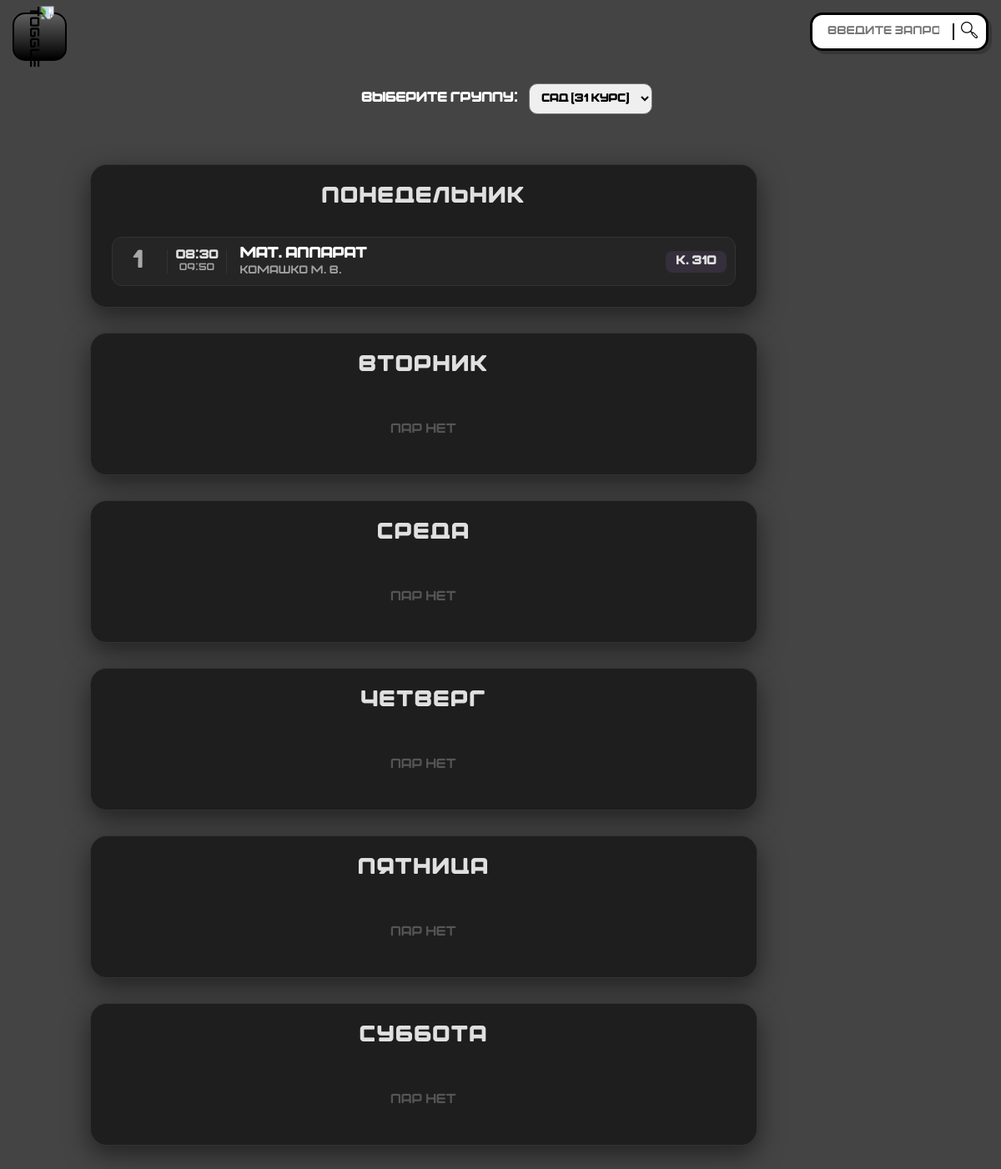
The app's page /shedule/schedule/ (signed in) with its own data.
### apps/Shedule/models.py (models this page shows, shortened)
class Schedule(models.Model):
    WEEKDAYS = [
        (1, "Понедельник"),
        (2, "Вторник"),
        (3, "Среда"),
        (4, "Четверг"),
        (5, "Пятница"),
        (6, "Суббота"),
    ]
    group = models.ForeignKey(Groups, on_delete=models.CASCADE, verbose_name="Группа")
    subject = models.ForeignKey(
        Subject,
        on_delete=models.SET_NULL,
        null=True,
        blank=True,
        verbose_name="Предмет",
    )
    teacher = models.ForeignKey(
        "Accounts.Teacher",
        on_delete=models.SET_NULL,
        null=True,
        blank=True,
        verbose_name="Преподаватель",
        related_name="schedules",
    )
    weekday = models.IntegerField(choices=WEEKDAYS, verbose_name="День недели")
    lesson_time = models.ForeignKey(
        LessonTime,
        on_delete=models.CASCADE,
        verbose_name="Время пары",
    )
    room = models.CharField(max_length=255, verbose_name="Аудитория")
    is_even_week = models.BooleanField(
        null=True,
        blank=True,
        verbose_name="Четная неделя",
        help_text="Если установлено, занятие идет только в четную или нечетную неделю.",
    )
    merged_groups = models.ManyToManyField(
        Groups,
        blank=True,
        related_name="merged_schedules",
        verbose_name="Объединенные группы",
        help_text="Выберите группы, которые также участвуют в этом занятии.",
    )
    class Meta:
        db_table = "schedule"
        verbose_name = "Расписание"
        verbose_name_plural = "Расписания"
        ordering = ["weekday", "lesson_time__lesson_number"]
        constraints = [
            models.UniqueConstraint(
                fields=["group", "weekday", "lesson_time", "is_even_week"],
                name="unique_schedule_slot",
            )
        ]

class LessonTime(models.Model):
    lesson_number = models.CharField(max_length=2, verbose_name="Номер пары")
    start_time = models.TimeField(null=True, blank=True, verbose_name="Начало пары")
    end_time = models.TimeField(null=True, blank=True, verbose_name="Конец пары")
    class Meta:
        db_table = "lesson_time"
        ordering = ["lesson_number"]
        verbose_name = "Время пары"
        verbose_name_plural = "Времена пар"

class Subject(models.Model):
    name = models.CharField(max_length=100, verbose_name="Предмет")
    teacher = models.ForeignKey(
        'Accounts.Teacher',
        on_delete=models.CASCADE,
        related_name='subject_list',
        verbose_name="Преподаватель",
        null=True,
        blank=True
    )
    class Meta:
        verbose_name = "Предмет"
        verbose_name_plural = "Предметы"

### apps/Accounts/models.py (models this page shows, shortened)
class Teacher(models.Model):
    user = models.OneToOneField(
        User,
        on_delete=models.CASCADE,
        related_name="teacher_profile",
        verbose_name="Пользователь",
    )
    surname = models.CharField(max_length=100, blank=True, verbose_name="Фамилия")
    name = models.CharField(max_length=100, blank=True, verbose_name="Имя")
    patronymic = models.CharField(max_length=100, blank=True, verbose_name="Отчество")
    faculty = models.ForeignKey(
        Faculty,
        on_delete=models.SET_NULL,
        null=True,
        blank=True,
        related_name="teachers",
        verbose_name="Факультет / Кафедра",
    )
    department_name = models.CharField(
        max_length=255,
        blank=True,
        null=True,
        verbose_name="Конкретная кафедра",
    )
    is_dean = models.BooleanField(
        default=False,
        verbose_name="Декан",
        help_text="Позволяет редактировать оценки по факультету/отделению.",
    )
    curated_group = models.ForeignKey(
        Groups,
        on_delete=models.SET_NULL,
        null=True,
        blank=True,
        related_name="curator_teacher",
        verbose_name="Куратируемая группа",
    )
    subjects = models.ManyToManyField(
        "Shedule.Subject",
        blank=True,
        null=True,
        related_name="teachers",
        verbose_name="Предметы",
        help_text="Выберите предметы, которые преподаватель ведёт.",
    )
    class Meta:
        db_table = "teachers"
        verbose_name = "Сотрудник"
        verbose_name_plural = "Сотрудники"

### apps/Shedule/views.py (the view)
# urls.py: path("schedule/", views.schedule, name="schedule"),  # Без group_id
@login_required
def schedule(request, group_id=None):
    groups = Groups.objects.all()
    if not group_id and groups.exists():
        selected_group = groups.first()
    elif group_id:
        selected_group = get_object_or_404(Groups, id=group_id)
    else:
        selected_group = None
    schedule_by_day = {}
    if selected_group:
        schedule_qs = Schedule.objects.filter(group=selected_group).select_related("lesson_time", "subject")
        for day_num, day_name in Schedule.WEEKDAYS:
            lessons = schedule_qs.filter(weekday=day_num).order_by("lesson_time__lesson_number")
            schedule_by_day[day_name] = lessons
    return render(
        request,
        "schedule.html",
        {
            "groups": groups,
            "selected_group": selected_group,
            "schedule_by_day": schedule_by_day,
        },
    )

### apps/Accounts/models.py (called while the page is built)
    @property
    def is_academic_office(self):
        return self.system_role and self.system_role.name == "ACADEMIC"

### apps/Shedule/models.py (called while the page is built)
    def __str__(self):
        return self.name

### apps/Shedule/templates/schedule.html (shortened to what this page needs)
{% extends "base.html" %}
{% load static %}
{% block content %}
<link rel="stylesheet" href="{% static 'schedule.css' %}">
<div class="schedule-stack">
    <div class="group-select-container" style="margin-bottom: 30px; text-align: center;">
        <label for="group-select" style="color: white; font-weight: 800; margin-right: 10px;">ВЫБЕРИТЕ ГРУППУ:</label>
        <select id="group-select" style="padding: 10px; border-radius: 10px; font-weight: 800; cursor: pointer;">
            {% for group in groups %}
                <option value="{% url 'schedule_group' group.id %}" {% if selected_group and group.id == selected_group.id %}selected{% endif %}>
                    {{ group.name }} ({{ group.course }} курс)
                </option>
            {% endfor %}
        </select>
    </div>
    {% for day, lessons in schedule_by_day.items %}
    <div class="day-card-wrapper">
        <div class="terminal-card">
            {% if request.user.is_academic_office and selected_group %}
                <a href="{% url 'add_schedule' selected_group.id %}?weekday={{ forloop.counter }}" class="day-title-it">{{ day|upper }}</a>
            {% else %}
                <div class="day-title-it">{{ day|upper }}</div>
            {% endif %}
            <div class="day-content-it">
                {% for lesson in lessons %}
                    <div class="lesson-row-it"
                        data-start="{{ lesson.lesson_time.start_time|time:'H:i' }}"
                        data-end="{{ lesson.lesson_time.end_time|time:'H:i' }}"
                        >
                        <div class="lesson-idx">{{ lesson.lesson_time.lesson_number }}</div>
                        <div class="lesson-time-inline">
                            <span>{{ lesson.lesson_time.start_time|time:"H:i" }}</span>
                            <span>{{ lesson.lesson_time.end_time|time:"H:i" }}</span>
                        </div>
                        <div class="lesson-info-it">
                            <div class="name-it">{{ lesson.subject.name|upper|default:"БЕЗ ПРЕДМЕТА" }}</div>
                            <div class="teacher-name">
                                {{ lesson.teacher.surname }}
                                {{ lesson.teacher.name|slice:":1" }}.
                                {% if lesson.teacher.patronymic %}
                                    {{ lesson.teacher.patronymic|slice:":1" }}.
                                {% endif %}
                            </div>
                        </div>
                        <div class="room-it">К. {{ lesson.room|default:"--" }}</div>
                    </div>
                {% empty %}
                    <div style="text-align: center; color: #555; padding: 20px;">ПАР НЕТ</div>
                {% endfor %}
            </div>
        </div>
    </div>
    {% endfor %}
</div>
{% endblock %}

### static/base.css (style rules this page uses)
* { font-family: 'BOWLER-Regular', sans-serif; box-sizing: border-box; -webkit-tap-highlight-color: transparent; }
html, body { margin: 0; padding: 0; min-height: 100vh; background-color: #444; overflow-x: hidden; }

### apps/Shedule/static/schedule.css (style rules this page uses)
:root { --card-bg: #1e1e1e; --text-main: #e0e0e0; --text-dim: #a0a0a0; --border-color: #333333; --now-playing: #cf6679; ы }
.schedule-stack { display: flex; flex-direction: column; gap: 30px; padding: 0px 0px 50px 15px; align-items: center; width: 100%; box-sizing: border-box; background-color: var(--bg-dark); }
.day-card-wrapper { display: grid; grid-template-columns: 1fr 180px; gap: 20px; width: 100%; max-width: 1000px; justify-content: center; }
.terminal-card { background: var(--card-bg); border-radius: 20px; padding: 25px; color: var(--text-main); box-shadow: 0 10px 30px rgba(0,0,0,0.5); border: 1px solid var(--border-color); }
.day-title-it { display: block; text-align: center; font-size: 1.6rem; font-weight: 900; letter-spacing: 2px; color: var(--accent-color); text-transform: uppercase; border-bottom: 2px solid var(--accent-color); margin: 0 auto 25px auto; padding-bottom: 8px; width: fit-content; text-decoration: none; transition: 0.3s; }
.day-content-it { display: flex; flex-direction: column; gap: 15px; }
.lesson-row-it { display: flex; align-items: center; gap: 15px; padding: 10px; border-radius: 12px; background: rgba(255, 255, 255, 0.03); border: 1px solid var(--border-color); transition: transform 0.2s; }
.lesson-idx { font-size: 1.8rem; font-weight: 900; color: var(--accent-color); min-width: 40px; text-align: center; opacity: 0.7; }
.lesson-info-it { flex: 2; text-align: left; display: flex; flex-direction: column; }
.name-it { font-size: 1.1rem; font-weight: 700; color: #fff; margin-bottom: 4px; }
.teacher-name { font-size: 0.85rem; color: var(--text-dim); }
.room-it { background: rgba(187, 134, 252, 0.1); color: var(--accent-color); border: 1px solid var(--accent-color); border-radius: 8px; padding: 5px 12px; font-weight: 800; font-size: 0.9rem; min-width: 70px; text-align: center; }
.lesson-time-inline { display: flex; flex-direction: column; justify-content: center; align-items: center; min-width: 55px; padding: 0 10px; border-left: 1px solid var(--border-color); border-right: 1px solid var(--border-color); font-family: 'Courier New', monospace; }
.lesson-time-inline span:first-child { color: var(--accent-color); font-weight: 800; font-size: 0.9rem; }
.lesson-time-inline span:last-child { color: var(--text-dim); font-size: 0.75rem; }

### records on screen
Schedule: lesson_time.lesson_number "1", lesson_time.start_time "08:30", lesson_time.end_time "09:50", subject.name "МАТ. АППАРАТ", teacher.surname "Комашко", teacher.name "М", teacher.patronymic "В", room "310"

### other values on screen
{{ day|upper }} "ПОНЕДЕЛЬНИК" "ВТОРНИК" "СРЕДА" "ЧЕТВЕРГ" "ПЯТНИЦА" "СУББОТА"
form field value "САД (31 курс)"
